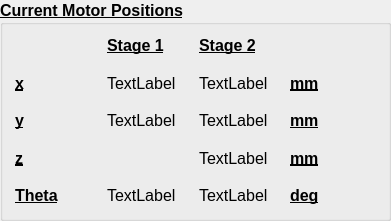
   <widget class="QGroupBox" name="positionBox">
    <property name="geometry">
     <rect>
      <x>610</x>
      <y>40</y>
      <width>391</width>
      <height>221</height>
     </rect>
    </property>
    <property name="font">
     <font>
      <pointsize>12</pointsize>
      <weight>75</weight>
      <bold>true</bold>
      <underline>true</underline>
     </font>
    </property>
    <property name="title">
     <string>Current Motor Positions</string>
    </property>
    <widget class="QWidget" name="gridLayoutWidget">
     <property name="geometry">
      <rect>
       <x>15</x>
       <y>30</y>
       <width>361</width>
       <height>181</height>
      </rect>
     </property>
     <layout class="QGridLayout" name="gridLayout">
      <item row="0" column="2">
       <widget class="QLabel" name="label_70">
        <property name="text">
         <string>Stage 2</string>
        </property>
       </widget>
      </item>
      <item row="1" column="3">
       <widget class="QLabel" name="label_71">
        <property name="text">
         <string>mm</string>
        </property>
       </widget>
      </item>
      <item row="1" column="2">
       <widget class="QLabel" name="stage2_x_label">
        <property name="font">
         <font>
          <weight>50</weight>
          <bold>false</bold>
          <underline>false</underline>
         </font>
        </property>
        <property name="text">
         <string>TextLabel</string>
        </property>
       </widget>
      </item>
      <item row="0" column="1">
       <widget class="QLabel" name="label_69">
        <property name="text">
         <string>Stage 1</string>
        </property>
       </widget>
      </item>
      <item row="1" column="1">
       <widget class="QLabel" name="stage1_x_label">
        <property name="font">
         <font>
          <weight>50</weight>
          <bold>false</bold>
          <underline>false</underline>
         </font>
        </property>
        <property name="text">
         <string>TextLabel</string>
        </property>
       </widget>
      </item>
      <item row="3" column="0">
       <widget class="QLabel" name="label_4">
        <property name="text">
         <string>z</string>
        </property>
       </widget>
      </item>
      <item row="2" column="0">
       <widget class="QLabel" name="label_3">
        <property name="text">
         <string>y</string>
        </property>
       </widget>
      </item>
      <item row="3" column="3">
       <widget class="QLabel" name="label_73">
        <property name="text">
         <string>mm</string>
        </property>
       </widget>
      </item>
      <item row="1" column="0">
       <widget class="QLabel" name="label_2">
        <property name="text">
         <string>x</string>
        </property>
       </widget>
      </item>
      <item row="2" column="3">
       <widget class="QLabel" name="label_72">
        <property name="text">
         <string>mm</string>
        </property>
       </widget>
      </item>
      <item row="4" column="3">
       <widget class="QLabel" name="label_74">
        <property name="text">
         <string>deg</string>
        </property>
       </widget>
      </item>
      <item row="4" column="0">
       <widget class="QLabel" name="label_75">
        <property name="text">
         <string>Theta</string>
        </property>
       </widget>
      </item>
      <item row="2" column="1">
       <widget class="QLabel" name="stage1_y_label">
        <property name="font">
         <font>
          <weight>50</weight>
          <bold>false</bold>
          <underline>false</underline>
         </font>
        </property>
        <property name="text">
         <string>TextLabel</string>
        </property>
       </widget>
      </item>
      <item row="2" column="2">
       <widget class="QLabel" name="stage2_y_label">
        <property name="font">
         <font>
          <weight>50</weight>
          <bold>false</bold>
          <underline>false</underline>
         </font>
        </property>
        <property name="text">
         <string>TextLabel</string>
        </property>
       </widget>
      </item>
      <item row="3" column="2">
       <widget class="QLabel" name="stage2_z_label">
        <property name="font">
         <font>
          <weight>50</weight>
          <bold>false</bold>
          <underline>false</underline>
         </font>
        </property>
        <property name="text">
         <string>TextLabel</string>
        </property>
       </widget>
      </item>
      <item row="4" column="1">
       <widget class="QLabel" name="stage1_theta_label">
        <property name="font">
         <font>
          <weight>50</weight>
          <bold>false</bold>
          <underline>false</underline>
         </font>
        </property>
        <property name="text">
         <string>TextLabel</string>
        </property>
       </widget>
      </item>
      <item row="4" column="2">
       <widget class="QLabel" name="stage2_theta_label">
        <property name="font">
         <font>
          <weight>50</weight>
          <bold>false</bold>
          <underline>false</underline>
         </font>
        </property>
        <property name="text">
         <string>TextLabel</string>
        </property>
       </widget>
      </item>
     </layout>
    </widget>
   </widget>
